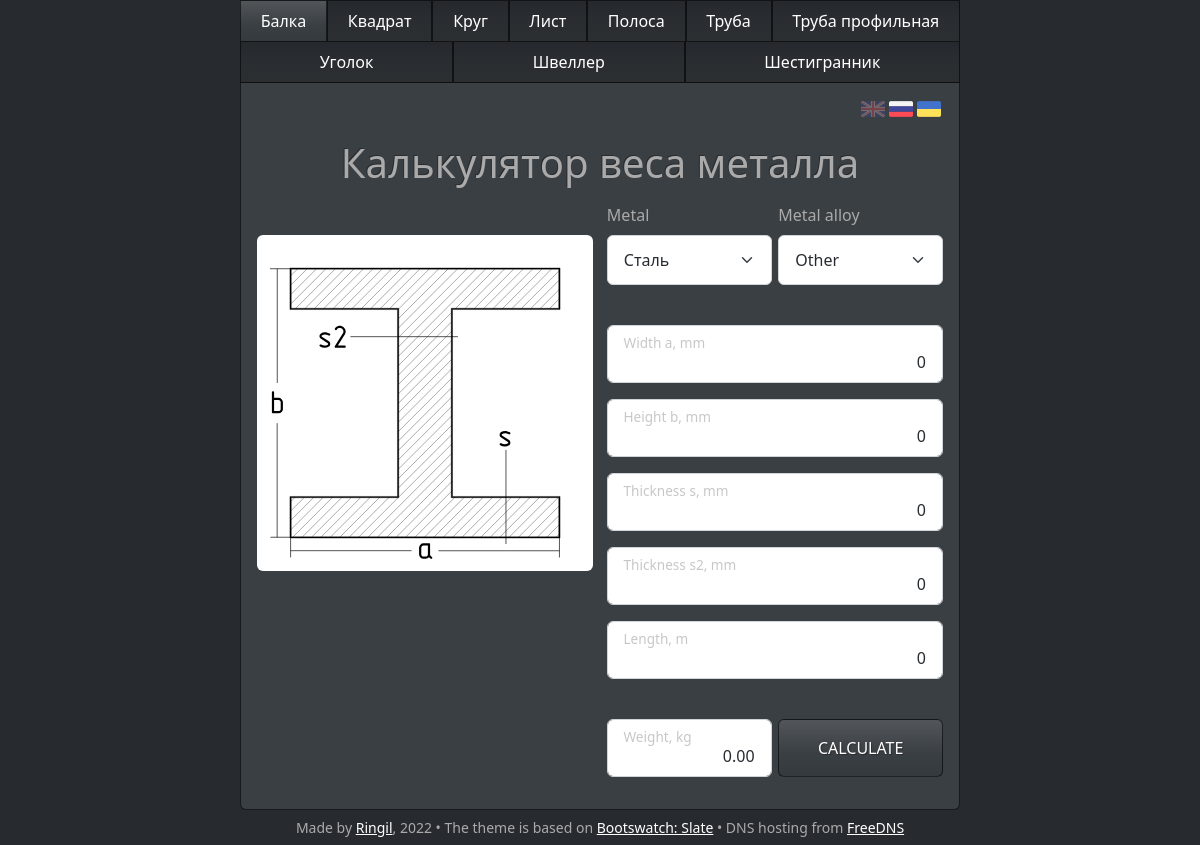
The app's page /en/, older data.
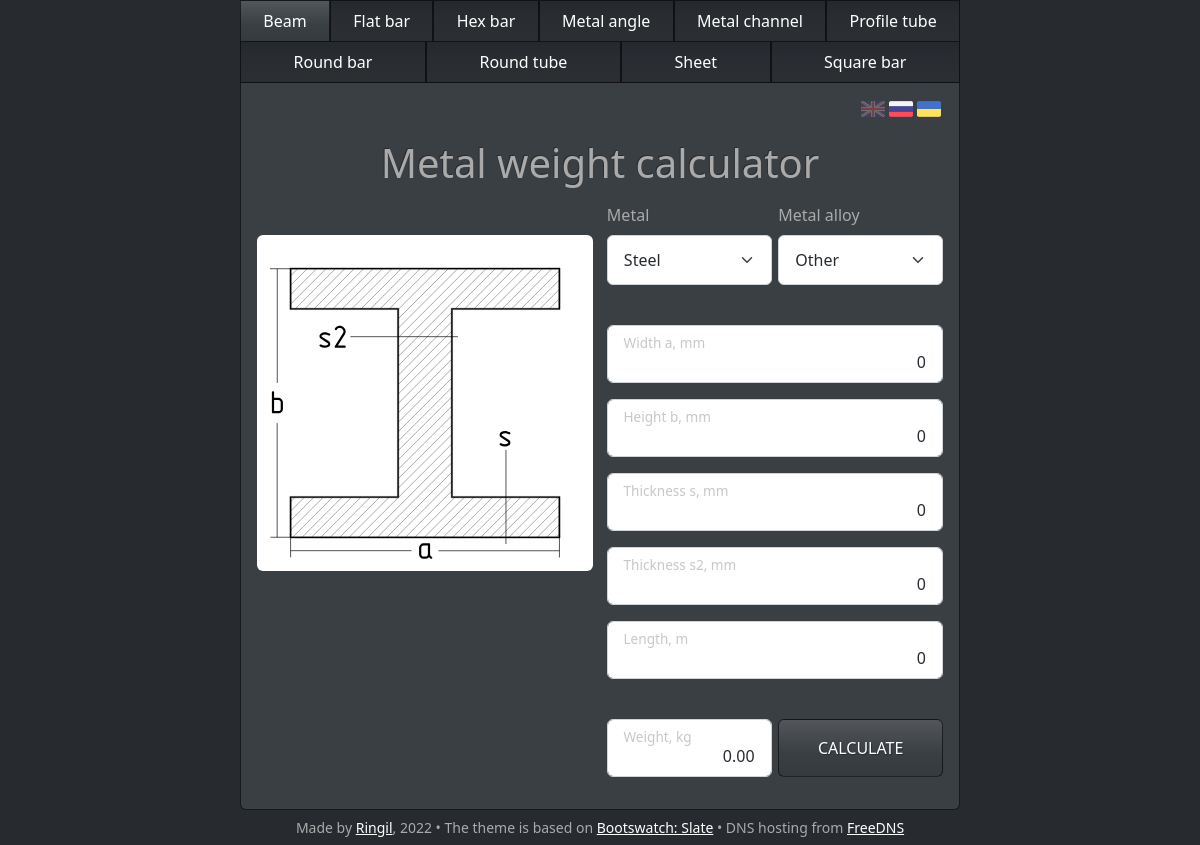
The same page, newer data.
### metal_calc/models.py (models this page shows, shortened)
class MetalAlloy(models.Model):
    metal: int = models.ForeignKey(to=Metal, on_delete=models.CASCADE, verbose_name=_("Metal"))
    metal_alloy: str = models.CharField(unique=True, max_length=20, db_index=True, verbose_name=_("Name of alloy"))
    density: int = models.SmallIntegerField(verbose_name=_("Alloy density, kg/m³"))
    class Meta:
        verbose_name: str = _("Alloy")
        verbose_name_plural: str = _("Alloys")
        ordering: tuple = ("metal", "metal_alloy")

### metal_calc/views.py (the view, shortened to what this page needs)
# urls.py: urlpatterns: list = [path("", cache_page(0)(MetalCalcHomeView.as_view()), name="home")]
class MetalCalcHomeView(TemplateView):
    template_name: str = "metal_calc/index.html"
    calculator: MetalCalculator = MetalCalculator()
    context: ContextData = calculator.default_context_data
    def get(self, request: WSGIRequest, **kwargs: Any) -> HttpResponse:
        return render(request=request, template_name=self.template_name, context=self.context)

### metal_calc/templatetags/metal_shapes.py (called while the page is built)
@register.simple_tag()
def get_metal_shapes() -> QuerySet:
    return MetalShape.objects.values("id", "shape_name")

### metal_calc/templatetags/metals.py (called while the page is built)
@register.simple_tag()
def get_metals() -> QuerySet:
    return Metal.objects.values("id", "metal_name", "density")

@register.simple_tag()
def get_metal_alloys() -> QuerySet:
    return MetalAlloy.objects.values("id", "metal_alloy", "density", "metal_id")

### metal_calc/templatetags/site_info.py (called while the page is built)
@register.simple_tag()
def get_site_info() -> dict:
    site: PageInfo = PageInfo.objects.get(pk=1)
    return {
        "title": site.title,
        "description": site.description,
        "keywords": site.keywords,
        "site_url": ALLOWED_HOSTS[0],
    }

### templates/metal_calc/index.html (shortened to what this page needs)
{% extends 'metal_calc/base.html' %}
{% load site_info %}
{% block main %}
{% load static i18n %}
        {% get_site_info as site_info %}
{% endblock main %}

### templates/metal_calc/base.html (shortened to what this page needs)
{% load static %}{% spaceless %}
{% load i18n %}
{% get_current_language as LANGUAGE_CODE %}
</html>{% endspaceless %}

Row changes from the older to the newer data that the page shows:
changed MetalAlloy: metal "Сталь" → "Steel"
Text that changed along with them:
text no longer shown: "Балка Квадрат Круг Лист Полоса Труба Труба профильная Уголок Швеллер Шестигранник Калькулятор веса металла Metal Metal alloy CALCULATE Made by Ringil , 2022 • The theme is based on Bootswatch: Slate • DNS hosting from FreeDNS"
text now shown: "Beam Flat bar Hex bar Metal angle Metal channel Profile tube Round bar Round tube Sheet Square bar Metal weight calculator Metal Metal alloy CALCULATE Made by Ringil , 2022 • The theme is based on Bootswatch: Slate • DNS hosting from FreeDNS"
